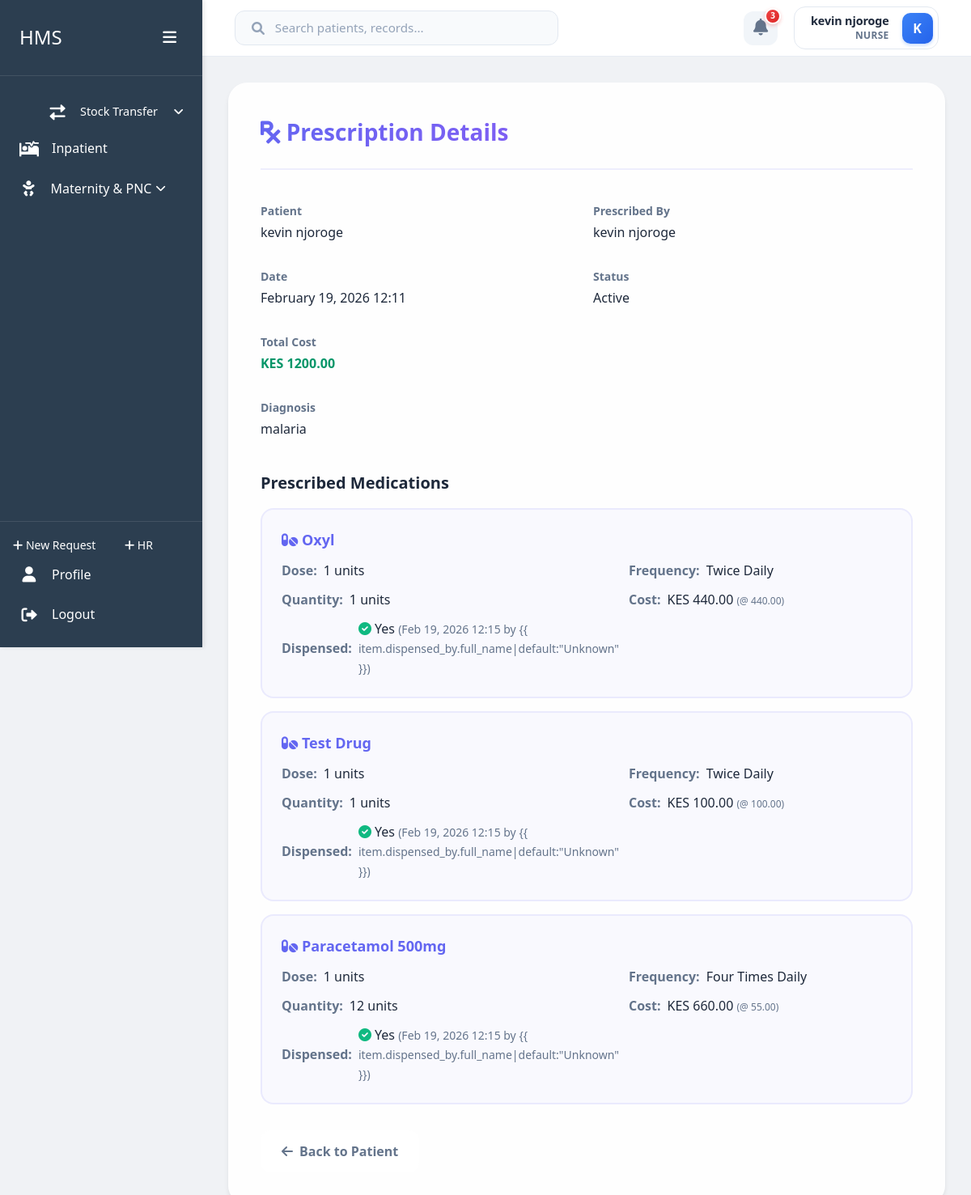
/home/prescription/32/ (signed in), run on the app's committed database.
### users/models.py (models this page shows, shortened)
class User(AbstractBaseUser, PermissionsMixin):
    roles = [
        ('Admin', 'Admin'),
        ('Receptionist', 'Receptionist'),
        ('Doctor', 'Doctor'),
        ('Nurse', 'Nurse'),
        ('Pharmacist', 'Pharmacist'),
        ('Lab Technician', 'Lab Technician'),
        ('Accountant', 'Accountant'),
        ('Triage Nurse', 'Triage Nurse'),
        ('Radiographer', 'Radiographer'),
        ('Procurement Officer', 'Procurement Officer'),
        ('SHA Manager', 'SHA Manager'),
    ]
    id_number = models.CharField(max_length=20, unique=True)
    first_name = models.CharField(max_length=50, blank=True, null=True)
    last_name = models.CharField(max_length=50, blank=True, null=True)
    phone = models.CharField(max_length=15, blank=True, null=True)
    role = models.CharField(max_length=20, choices=roles)
    is_staff = models.BooleanField(default=False)
    is_active = models.BooleanField(default=True)
    date_joined = models.DateTimeField(default=timezone.now)
    USERNAME_FIELD = 'id_number'
    REQUIRED_FIELDS = []
    objects = CustomUserManager()
    @property
    def username(self):
        return f"{self.first_name} {self.last_name}".strip() if self.first_name or self.last_name else self.id_number
    def get_full_name(self):
        return self.username

### home/models.py (models this page shows, shortened)
class Patient(models.Model):
    GENDER_CHOICES = [
        ('M', 'Male'),
        ('F', 'Female'),
        ('O', 'Other'),
        ('N', 'Prefer not to say')
    ]
    first_name = models.CharField(max_length=100)
    last_name = models.CharField(max_length=100)
    id_number = models.CharField(max_length=20, unique=True, null=True, blank=True)
    date_of_birth = models.DateField()
    age = models.PositiveIntegerField(editable=False)  # Will be calculated automatically
    phone = models.CharField(max_length=15)
    location = models.CharField(max_length=200)
    gender = models.CharField(max_length=1, choices=GENDER_CHOICES)
    created_at = models.DateTimeField(auto_now_add=True)
    updated_at = models.DateTimeField(auto_now=True)
    created_by = models.ForeignKey('users.User', on_delete=models.SET_NULL, null=True, related_name='patients_created')
    @property
    def full_name(self):
        return f"{self.first_name} {self.last_name}"

class Prescription(models.Model):
    STATUS_CHOICES = [
        ('Active', 'Active'),
        ('Completed', 'Completed'),
        ('Cancelled', 'Cancelled'),
    ]
    patient = models.ForeignKey('Patient', on_delete=models.CASCADE, related_name='prescriptions')
    visit = models.ForeignKey('Visit', on_delete=models.SET_NULL, null=True, blank=True, related_name='prescriptions')
    invoice = models.ForeignKey('accounts.Invoice', on_delete=models.SET_NULL, null=True, blank=True, related_name='prescriptions')
    prescribed_by = models.ForeignKey('users.User', on_delete=models.SET_NULL, null=True, related_name='prescriptions_written')
    prescribed_at = models.DateTimeField(auto_now_add=True)
    diagnosis = models.TextField(help_text="Reason for prescription")
    notes = models.TextField(blank=True, help_text="Additional instructions or notes")
    status = models.CharField(max_length=20, choices=STATUS_CHOICES, default='Active')
    class Meta:
        ordering = ['-prescribed_at']
        verbose_name = "Prescription"
        verbose_name_plural = "Prescriptions"
    @property
    def total_amount(self):
        return sum(item.total_price for item in self.items.all())

class PrescriptionItem(models.Model):
    frequency_choices = [
        ('Once Daily', 'Once Daily'),
        ('Twice Daily', 'Twice Daily'),
        ('Thrice Daily', 'Thrice Daily'),
        ('Four Times Daily', 'Four Times Daily'),
        ('Every 6 Hours', 'Every 6 Hours'),
        ('Every 8 Hours', 'Every 8 Hours'),
        ('Every 12 Hours', 'Every 12 Hours'),
        ('Every 24 Hours', 'Every 24 Hours'),
        ('As Needed', 'As Needed'),
    ]
    prescription = models.ForeignKey('Prescription', on_delete=models.CASCADE, related_name='items')
    medication = models.ForeignKey('inventory.InventoryItem', on_delete=models.PROTECT, related_name='prescription_items')
    dose_count = models.PositiveIntegerField(default=1, help_text="Units per dose (e.g., 2 tablets)")
    frequency = models.CharField(max_length=20, choices=frequency_choices, default='Once Daily', help_text="Frequency of medication")
    quantity = models.IntegerField(help_text="Total units to dispense")
    instructions = models.TextField(blank=True, help_text="Special instructions for this medication")
    dispensed = models.BooleanField(default=False, help_text="Has this been dispensed by pharmacy?")
    dispensed_at = models.DateTimeField(null=True, blank=True)
    dispensed_by = models.ForeignKey('users.User', on_delete=models.SET_NULL, null=True, blank=True, related_name='medications_dispensed')
    class Meta:
        verbose_name = "Prescription Item"
        verbose_name_plural = "Prescription Items"
    @property
    def total_price(self):
        if self.medication and self.medication.selling_price:
            return self.quantity * self.medication.selling_price
        return 0

### inventory/models.py (models this page shows, shortened)
class InventoryItem(models.Model):
    name = models.CharField(max_length=200)
    category = models.ForeignKey(InventoryCategory, on_delete=models.CASCADE, related_name='items')
    dispensing_unit = models.CharField(max_length=50, help_text="Smallest unit sold (e.g., Tablet, ml, Piece)")
    is_dispensed_as_whole = models.BooleanField(default=False, help_text="If true, item is only sold as a whole unit (e.g., a small box)")
    selling_price = models.DecimalField(max_digits=10, decimal_places=2, default=0.00, help_text="Selling price per dispensing unit")
    buying_price = models.DecimalField(max_digits=10, decimal_places=2, default=0.00, help_text="Cost price per dispensing unit")
    reorder_level = models.IntegerField(default=10, help_text="Minimum stock level before reordering")

### home/views.py (the view)
# urls.py: path('prescription/<int:prescription_id>/', views.prescription_detail, name='prescription_detail'),
@login_required
def prescription_detail(request, prescription_id):
    from .models import Prescription
    prescription = get_object_or_404(Prescription, pk=prescription_id)
    context = {
        'prescription': prescription,
        'patient': prescription.patient,
    }
    return render(request, 'home/prescription_detail.html', context)

### home/templates/home/prescription_detail.html (shortened to what this page needs)
{% extends 'users/dashboard_base.html' %}
{% load static %}
{% block content %}
    <div class="prescription-detail">
        <div class="prescription-header">
            <h2>
                <i class="fas fa-prescription"></i> Prescription Details
            </h2>
        </div>
        <div class="prescription-info">
            <div class="info-item">
                <span class="info-label">Patient</span>
                <span class="info-value">{{ patient.full_name }}</span>
            </div>
            <div class="info-item">
                <span class="info-label">Prescribed By</span>
                <span class="info-value">{{ prescription.prescribed_by.get_full_name|default:prescription.prescribed_by.username }}</span>
            </div>
            <div class="info-item">
                <span class="info-label">Date</span>
                <span class="info-value">{{ prescription.prescribed_at|date:"F d, Y H:i" }}</span>
            </div>
            <div class="info-item">
                <span class="info-label">Status</span>
                <span class="info-value">{{ prescription.status }}</span>
            </div>
            <div class="info-item">
                <span class="info-label">Total Cost</span>
                <span class="info-value" style="color: #059669; font-weight: 700;">KES {{ prescription.total_amount }}</span>
            </div>
            <div class="info-item" style="grid-column: span 2;">
                <span class="info-label">Diagnosis</span>
                <span class="info-value">{{ prescription.diagnosis }}</span>
            </div>
        </div>
        <div class="medications-section">
            <h3 class="section-title">Prescribed Medications</h3>
            {% for item in prescription.items.all %}
                <div class="medication-card">
                    <div class="medication-name">
                        <i class="fas fa-pills"></i> {{ item.medication.name }}
                    </div>
                    <div class="medication-details">
                        <div class="detail-item">
                            <span class="detail-label">Dose:</span>
                            <span class="detail-value">{{ item.dose_count }} units</span>
                        </div>
                        <div class="detail-item">
                            <span class="detail-label">Frequency:</span>
                            <span class="detail-value">{{ item.frequency }}</span>
                        </div>
                        <div class="detail-item">
                            <span class="detail-label">Quantity:</span>
                            <span class="detail-value">{{ item.quantity }} units</span>
                        </div>
                        <div class="detail-item">
                            <span class="detail-label">Cost:</span>
                            <span class="detail-value font-medium text-emerald-600">
                                KES {{ item.total_price }}
                                <span class="text-xs text-slate-500 font-normal">(@ {{ item.medication.selling_price }})</span>
                            </span>
                        </div>
                        <div class="detail-item">
                            <span class="detail-label">Dispensed:</span>
                            <span class="detail-value">
                                {% if item.dispensed %}
                                    <i class="fas fa-check-circle" style="color: #10b981;"></i> Yes
                                    <span style="font-size: 0.875rem; color: #64748b;">
                                        ({{ item.dispensed_at|date:"M d, Y H:i" }} by {{
                                        item.dispensed_by.full_name|default:"Unknown" }})
                                    </span>
                                {% else %}
                                    <i class="fas fa-times-circle" style="color: #ef4444;"></i> No
                                {% endif %}
                            </span>
                        </div>
                    </div>
                </div>
            {% empty %}
                <p style="color: #64748b;">No medications prescribed.</p>
            {% endfor %}
        </div>
        <div style="margin-top: 2rem;">
            <a href="{% url 'home:patient_detail' patient.pk %}" class="btn btn-secondary">
                <i class="fas fa-arrow-left"></i> Back to Patient
            </a>
        </div>
    </div>
{% endblock %}

### users/templates/users/dashboard_base.html (shortened to what this page needs)
{% load static %}
<!DOCTYPE html>
<html lang="en">
    <head>
        <link rel="stylesheet" href="{% static 'users/css/dashboard.css' %}">
        <link rel="stylesheet" href="{% static 'users/vendor/fontawesome/css/all.min.css' %}">
        <link rel="stylesheet" href="{% static 'users/css/tailwind.css' %}">
    </head>
    <body>
        <div class="dashboard-container">
            <div class="sidebar" id="sidebar">
                <div class="sidebar-header">
                    <h2>HMS</h2>
                    <button class="toggle-btn" id="sidebarToggle">
                        <i class="fas fa-bars"></i>
                    </button>
                </div>
                <div class="sidebar-menu">
                    <a href="{% url 'inventory:transfer_stock' %}" class="menu-item submenu-item">
                        <i class="fas fa-exchange-alt"></i>
                        <span>Stock Transfer</span>
                    </a>
                    {% if user.role == 'Nurse' %}
                        <a href="{% url 'inpatient:dashboard' %}" class="menu-item {% if request.resolver_match.namespace == 'inpatient' %}active{% endif %}">
                            <i class="fas fa-procedures"></i>
                            <span>Inpatient</span>
                        </a>
                        <a href="javascript:void(0)" class="menu-item has-submenu {% if request.resolver_match.namespace == 'maternity' %}active{% endif %}" id="maternityMenu">
                            <i class="fas fa-baby"></i>
                            <span>Maternity & PNC</span>
                            <i class="fas fa-chevron-down ms-auto submenu-arrow" style="font-size: 0.8rem; transition: transform 0.3s;"></i>
                        </a>
                    {% endif %}
                </div>
                <div class="sidebar-footer">
                    {% if user.role != 'Doctors' %}
                        <a href="{% url 'inventory:create_request' %}" class="btn-add" style="padding: 0.5rem 1rem; font-size: 0.875rem;">
                            <i class="fas fa-plus"></i> New Request
                        </a>
                        <a href="{% url 'home:health_records' %}" class="btn-add" style="padding: 0.5rem 1rem; font-size: 0.875rem;">
                            <i class="fas fa-plus"></i> HR
                        </a>
                        <a href="{% url 'users:profile' %}" class="menu-item">
                            <i class="fas fa-user"></i>
                            <span>Profile</span>
                        </a>
                        <a href="{% url 'users:logout' %}" class="menu-item">
                            <i class="fas fa-sign-out-alt"></i>
                            <span>Logout</span>
                        </a>
                    {% endif %}
                </div>
            </div>
            <div class="main-content" id="mainContent">
                <header class="top-bar">
                    <div class="search-bar">
                        <i class="fas fa-search"></i>
                        <input type="text" placeholder="Search patients, records...">
                    </div>
                    <div class="user-nav">
                        <div class="notifications">
                            <i class="fas fa-bell"></i>
                            <span class="notification-badge">3</span>
                        </div>
                        <div class="user-profile-nav">
                            <div class="user-details">
                                <span class="user-id">{{ user.get_full_name }}</span>
                                <span class="user-role">{{ user.get_role_display }}</span>
                            </div>
                            <div class="user-avatar-sm">{{ user.get_full_name|slice:":1"|upper }}</div>
                        </div>
                    </div>
                </header>
                <main>
                    {% block content %}{% endblock %}
                </main>
            </div>
        </div>
    </body>
</html>

### data on the page
User: get_full_name "kevin njoroge", role "NURSE", get_full_name "K"
Patient: full_name "kevin njoroge"
Prescription: prescribed_by.get_full_name "kevin njoroge", prescribed_at "February 19, 2026 12:11", status "Active", total_amount "1200.00", diagnosis "malaria"
PrescriptionItem: medication.name "Oxyl", dose_count "1", frequency "Twice Daily", quantity "1", total_price "440.00", medication.selling_price "440.00", dispensed_at "Feb 19, 2026 12:15"
PrescriptionItem: medication.name "Test Drug", dose_count "1", frequency "Twice Daily", quantity "1", total_price "100.00", medication.selling_price "100.00", dispensed_at "Feb 19, 2026 12:15"
PrescriptionItem: medication.name "Paracetamol 500mg", dose_count "1", frequency "Four Times Daily", quantity "12", total_price "660.00", medication.selling_price "55.00", dispensed_at "Feb 19, 2026 12:15"
